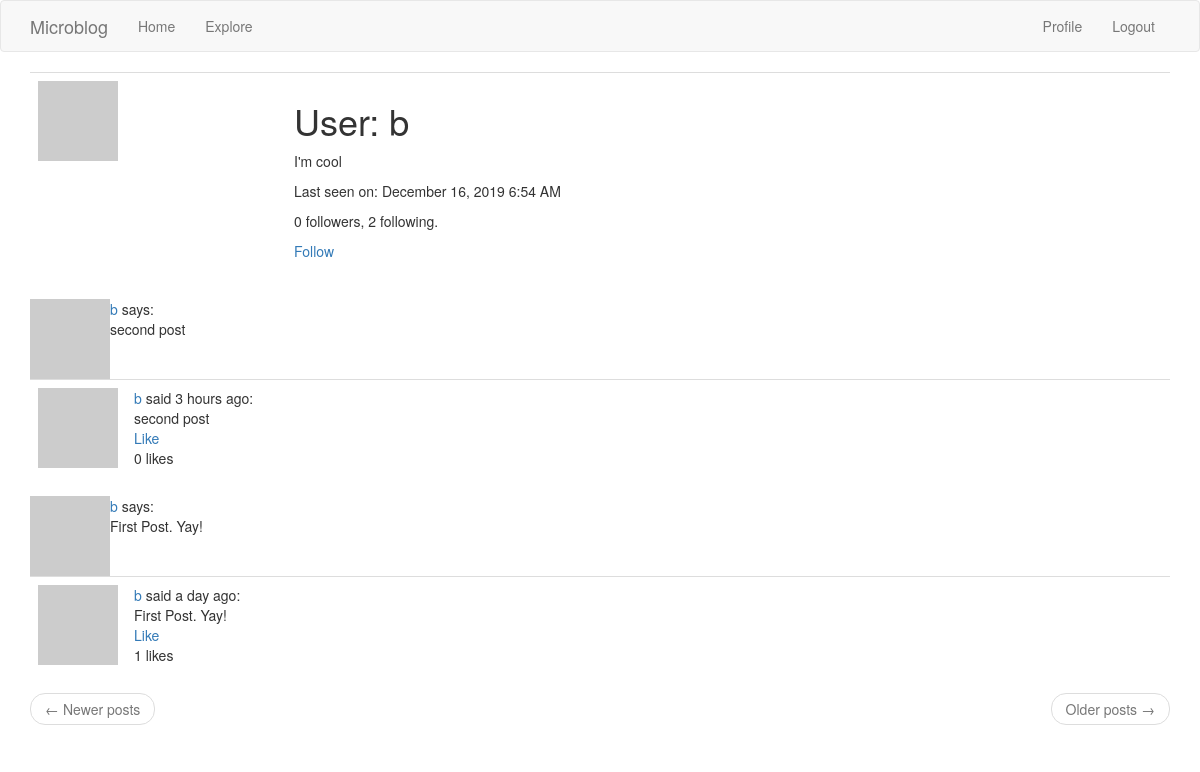
Page /user/b (signed in) on the committed database.
### app/models.py (models this page shows, shortened)
class User(UserMixin, db.Model):
    id             =db.Column(db.Integer, primary_key = True)
    username       =db.Column(db.String(64), index = True, unique = True)
    email          =db.Column(db.String(120), index = True, unique = True)
    password_hash  =db.Column(db.String(128))
    posts          =db.relationship('Post', backref = 'author', lazy = 'dynamic')
    about_me       =db.Column(db.String(140))
    last_seen      =db.Column(db.DateTime, default=datetime.utcnow)
    followed       =db.relationship(
                    'User', secondary=followers,
                    primaryjoin=(followers.c.follower_id == id),
                    secondaryjoin=(followers.c.followed_id == id),
                    backref=db.backref('followers', lazy='dynamic'), lazy='dynamic')
    liked          =db.relationship(
                    'PostLike',
                    foreign_keys='PostLike.user_id',
                    backref='user', lazy='dynamic')
    def avatar(self, size):
        digest = md5(self.email.lower().encode('utf-8')).hexdigest()
        return 'https://www.gravatar.com/avatar/{}?d=identicon&s={}'.format(digest, size)
    def is_following(self, user):
        return self.followed.filter(
            followers.c.followed_id == user.id).count() > 0
    def has_liked_post(self, post):
        return PostLike.query.filter(
            PostLike.user_id == self.id,
            PostLike.post_id == post.id).count() > 0

class Post(db.Model):
    id          = db.Column(db.Integer, primary_key = True)
    body        = db.Column(db.String(140))
    timestamp   = db.Column(db.DateTime, index = True, default = datetime.utcnow)
    user_id     = db.Column(db.Integer, db.ForeignKey('user.id'))
    likes       = db.relationship('PostLike', backref='post', lazy='dynamic')

### app/routes.py (the view)
@app.route('/user/<username>')
@login_required
def user(username):
    user = User.query.filter_by(username=username).first_or_404()
    page = request.args.get('page', 1, type=int)
    posts = user.posts.order_by(Post.timestamp.desc()).paginate(
        page, app.config['POSTS_PER_PAGE'], False)
    next_url = url_for('user', username=user.username, page=posts.next_num) \
        if posts.has_next else None
    prev_url = url_for('user', username=user.username, page=posts.prev_num) \
        if posts.has_prev else None
    return render_template('user.html', user=user, posts=posts.items,
                           next_url=next_url, prev_url=prev_url)

### app/models.py (called while the page is built)
@login.user_loader
def load_user(id):
    return User.query.get(int(id))

### app/routes.py (called while the page is built)
@app.before_request
def before_request():
    if current_user.is_authenticated:
        current_user.last_seen = datetime.utcnow()
        db.session.commit()

### app/templates/user.html
{% extends "base.html" %}
{% block app_content %}
<table class="table table-hover">
    <tr>
        <td width="256px"><img src="{{ user.avatar(256) }}"></td>
        <td>
            <h1>User: {{ user.username }}</h1>
            {% if user.about_me %}<p>{{ user.about_me }}</p>{% endif %}
            {% if user.last_seen %}
            <p>Last seen on: {{ moment(user.last_seen).format('LLL') }}</p>
            {% endif %}
            <p>{{ user.followers.count() }} followers, {{ user.followed.count() }} following.</p>
            {% if user == current_user %}
            <p><a href="{{ url_for('edit_profile') }}">Edit your profile</a></p>
            {% elif not current_user.is_following(user) %}
            <p><a href="{{ url_for('follow', username=user.username) }}">Follow</a></p>
            {% else %}
            <p><a href="{{ url_for('unfollow', username=user.username) }}">Unfollow</a></p>
            {% endif %}
        </td>
    </tr>
</table>
{% for post in posts %}
{% include '_post.html' %}
{% endfor %}
<nav aria-label="...">
    <ul class="pager">
        <li class="previous{% if not prev_url %} disabled{% endif %}">
            <a href="{{ prev_url or '#' }}">
                <span aria-hidden="true">&larr;</span> Newer posts
            </a>
        </li>
        <li class="next{% if not next_url %} disabled{% endif %}">
            <a href="{{ next_url or '#' }}">
                Older posts <span aria-hidden="true">&rarr;</span>
            </a>
        </li>
    </ul>
</nav>
{% endblock %}

### app/templates/_post.html
<table>
    <tr valign="top">
        <td><img src="{{ post.author.avatar(36) }}"></td>
        <td><a href="{{ url_for('user', username=post.author.username) }}">{{ post.author.username }}</a>
            says:<br>{{ post.body }}</td>
        <table class="table table-hover">
            <tr>
                <td width="70px">
                    <a href="{{ url_for('user', username=post.author.username) }}">
                        <img src="{{ post.author.avatar(70) }}" />
                    </a>
                </td>
                <td>
                    <a href="{{ url_for('user', username=post.author.username) }}">
                        {{ post.author.username }}
                    </a>
                    said {{ moment(post.timestamp).fromNow() }}:
                    <br>
                    {{ post.body }}<br>
                    {% if current_user.has_liked_post(post) %}
                    <a href="{{ url_for('like_action', post_id=post.id, action='unlike') }}">Unlike</a>
                    {% else %}
                    <a href="{{ url_for('like_action', post_id=post.id, action='like') }}">Like</a>
                    {% endif %}
                    <br>
                    {{ post.likes.count() }} likes
                </td>
            </tr>
        </table>

### rows in the picture
User: username "b", about_me "I'm cool", last_seen "December 16, 2019 6:54 AM"
Post: author.username "b", body "second post", timestamp "3 hours ago", likes.count "0"
Post: author.username "b", body "First Post. Yay!", timestamp "a day ago", likes.count "1"

### other values in the picture
{{ user.followers.count() }} "0"
{{ user.followed.count() }} "2"
